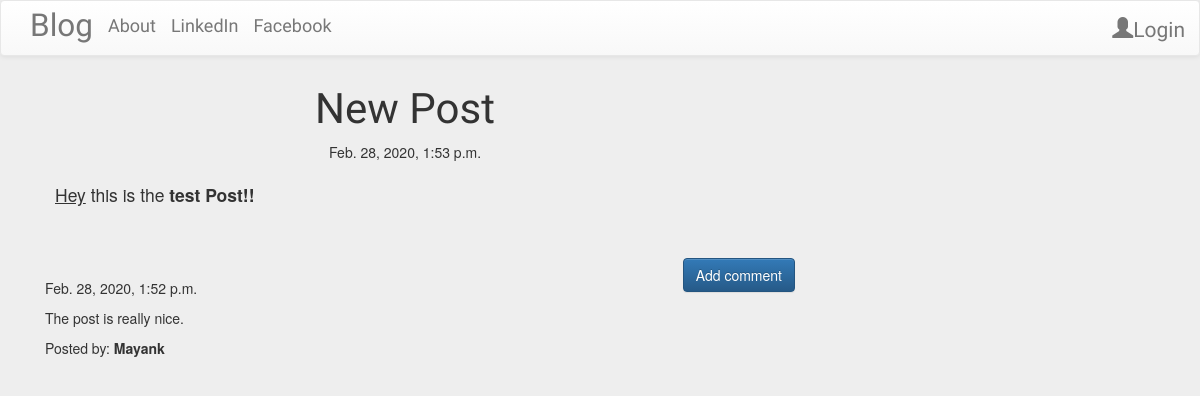
Screenshot of /post/3 with the database file from the repository.
### blog/models.py (models this page shows, shortened)
class Post(models.Model):
    author = models.ForeignKey('auth.User',on_delete=models.CASCADE)
    title = models.CharField(max_length=256)
    text = models.TextField()
    create_date = models.DateTimeField(default = timezone.now())
    published_date = models.DateTimeField(blank=True, null=True)

class Comment(models.Model):
    post = models.ForeignKey('blog.Post',related_name = 'comments',on_delete=models.CASCADE)
    author = models.CharField(max_length=256)
    text = models.TextField()
    create_date = models.DateTimeField(default = timezone.now())
    approved_comment = models.BooleanField(default = False)

### blog/views.py (the view)
# urls.py: path('post/<int:pk>', views.PostDetailView.as_view(), name='post_detail'),
class PostDetailView(DetailView):
    model = Post

### blog/templates/blog/post_detail.html (shortened to what this page needs)
{% extends 'blog/base.html' %}
{% block content %}
        <h1 class='posttitle wrapper'>{{ post.title }}</h1>
        {% if post.published_date %}
            <div class="date postdate">
                {{ post.published_date }}
            </div>
        {% else %}
            <a class="btn btn-primary" href="{% url 'post_publish' pk=post.pk %}">Publish</a>
        {% endif %}
      <p class='postcontent' >{{ post.text|safe|linebreaksbr }}</p>
  <hr>
  <a class="btn btn-primary btn-comment" href="{% url 'add_comment_to_post' pk=post.pk %}">Add comment</a>
  <div class="container">
  {% for comment in post.comments.all %}
  <br>
      {% if user.is_authenticated or comment.approved_comment %}
              {{ comment.create_date }}
          <p>{{ comment.text|safe|linebreaks }}</p>
          <p>Posted by: <strong>{{ comment.author }}</strong></p>
      {% endif %}
  {% empty %}
      <p>No comments posted.</p>
  {% endfor %}
</div>
{% endblock %}

### blog/static/css/blog.css (style rules this page uses)
.postdate { text-align: center; }
.posttitle { font-family: 'Trade Winds'; font-size: 3em; text-align: center; }
.postcontent { font-family: 'Trade Winds'; font-size: 1.5em; }
.btn-comment { position: absolute; right:0px; }
html { overflow: hidden; touch-action: none; content-zooming: none; }
body { position: absolute; margin: 0; padding: 0; background: #eee; width: 100%; height: 100%; }

### rows the page displays
Post: title "New Post", published_date "Feb. 28, 2020, 1:53 p.m.", text "Hey this is the test Post!!"
Comment: create_date "Feb. 28, 2020, 1:52 p.m.", text "The post is really nice.", author "Mayank"
